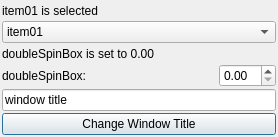
<?xml version="1.0" encoding="UTF-8"?>
<ui version="4.0">
 <class>ui</class>
 <widget class="QDialog" name="ui">
  <property name="geometry">
   <rect>
    <x>0</x>
    <y>0</y>
    <width>278</width>
    <height>137</height>
   </rect>
  </property>
  <property name="windowTitle">
   <string>window title</string>
  </property>
  <layout class="QGridLayout" name="gridLayout_2">
   <property name="margin">
    <number>2</number>
   </property>
   <property name="spacing">
    <number>2</number>
   </property>
   <item row="0" column="0">
    <widget class="QLabel" name="comboBoxLabel">
     <property name="text">
      <string>item01 is selected</string>
     </property>
    </widget>
   </item>
   <item row="1" column="0">
    <widget class="QComboBox" name="comboBox">
     <item>
      <property name="text">
       <string>item01</string>
      </property>
     </item>
     <item>
      <property name="text">
       <string>item02</string>
      </property>
     </item>
     <item>
      <property name="text">
       <string>item03</string>
      </property>
     </item>
    </widget>
   </item>
   <item row="2" column="0">
    <widget class="QLabel" name="doubleSpinBoxLabel">
     <property name="text">
      <string>doubleSpinBox is set to 0.00</string>
     </property>
    </widget>
   </item>
   <item row="3" column="0">
    <layout class="QHBoxLayout" name="horizontalLayout">
     <item>
      <widget class="QLabel" name="label">
       <property name="text">
        <string>doubleSpinBox:</string>
       </property>
      </widget>
     </item>
     <item>
      <spacer name="horizontalSpacer">
       <property name="orientation">
        <enum>Qt::Horizontal</enum>
       </property>
       <property name="sizeHint" stdset="0">
        <size>
         <width>40</width>
         <height>20</height>
        </size>
       </property>
      </spacer>
     </item>
     <item>
      <widget class="QDoubleSpinBox" name="doubleSpinBox"/>
     </item>
    </layout>
   </item>
   <item row="5" column="0">
    <widget class="QPushButton" name="pushButton">
     <property name="text">
      <string>Change Window Title</string>
     </property>
    </widget>
   </item>
   <item row="4" column="0">
    <widget class="QLineEdit" name="lineEdit">
     <property name="text">
      <string>window title</string>
     </property>
    </widget>
   </item>
  </layout>
 </widget>
 <resources/>
 <connections/>
</ui>
